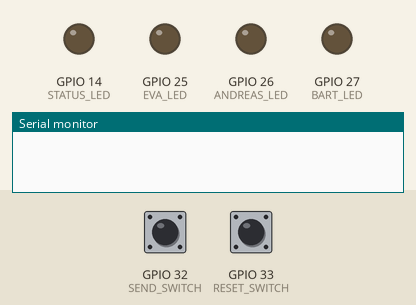
Simulated run of this program. Board: ESP32. Parts: output pins drawn as LEDs (lit = HIGH), the last lines printed to the serial monitor. Dashed ring = blinking. Inputs (shaded band) come from the test bench; at power-on: GPIO 32 (SEND_SWITCH) HIGH, GPIO 33 (RESET_SWITCH) HIGH.

Above: at 1.2 s.
1.3 s: GPIO 32 (SEND_SWITCH) pulled LOW for 3.2 s
At 4.9 s:
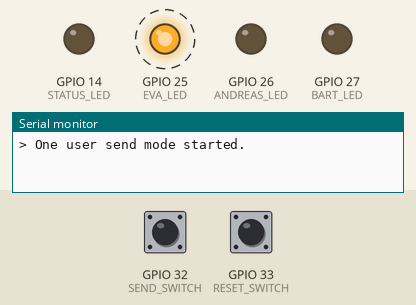
7.5 s: GPIO 32 (SEND_SWITCH) pulled LOW for 0.15 s
At 8.4 s:
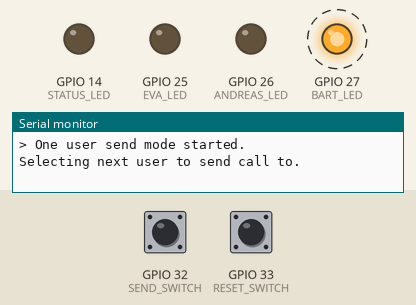
10.6 s: GPIO 32 (SEND_SWITCH) pulled LOW for 1 s
At 12.4 s:
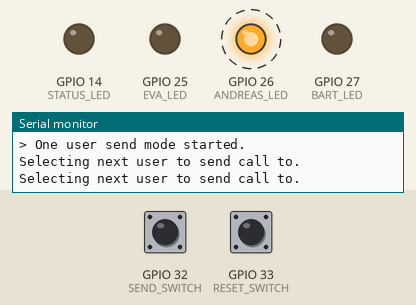
14.6 s: GPIO 33 (RESET_SWITCH) pulled LOW for 0.15 s
18.5 s: GPIO 32 (SEND_SWITCH) pulsed LOW 2 times (0.12 s each, 0.3 s apart)
At 19.1 s:
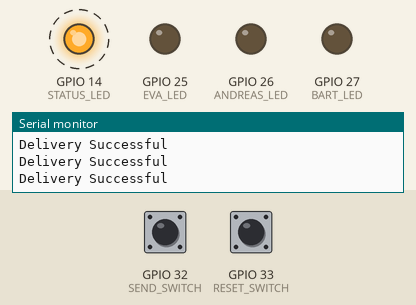
Timing chart, 0 to 21.5 s (numbered marks = the images above; inputs shaded):
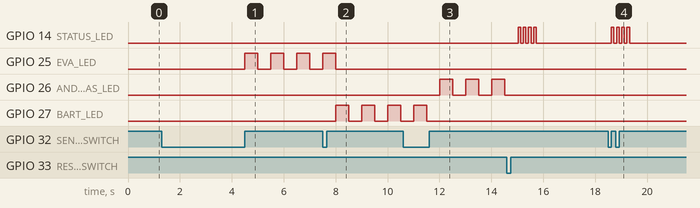

Measured:
- after the input at 1.3 s, GPIO 25 (EVA_LED): alternates HIGH for 0.50 s and LOW for 0.50 s, starting after 3.2 s
- after the input at 7.5 s, GPIO 25 (EVA_LED): goes on until 8.0 s, then stays LOW; GPIO 27 (BART_LED): alternates HIGH for 0.50 s and LOW for 0.50 s, starting after 0.51 s
- after the input at 10.6 s, GPIO 26 (ANDREAS_LED): alternates HIGH for 0.50 s and LOW for 0.50 s, starting after 1.4 s; GPIO 27 (BART_LED): goes on until 11.5 s, then stays LOW
- after the input at 14.6 s, GPIO 14 (STATUS_LED): alternates HIGH for 0.10 s and LOW for 0.10 s, 8 changes in all, then stays LOW, starting after 0.43 s; GPIO 26 (ANDREAS_LED): stops changing and stays LOW
- after the input at 18.5 s, GPIO 14 (STATUS_LED): alternates HIGH for 0.10 s and LOW for 0.10 s, 8 changes in all, then stays LOW, starting after 0.12 s

The program:

main.cpp
```cpp
#include <Arduino.h>
#include <WiFi.h>
#include <esp_now.h>

const bool VISITOR_ENABLED = false;

const uint8_t SEND_SWITCH = 32;
const uint8_t RESET_SWITCH = 33;
const uint8_t STATUS_LED = 14;
const uint8_t EVA_LED = 25;
const uint8_t ANDREAS_LED = 26;
const uint8_t BART_LED = 27;

const uint8_t CENTRAL_ID = 0;
const uint8_t ANDREAS_ID = 1;
const uint8_t EVA_ID = 2;
const uint8_t BART_ID = 3;

enum class ButtonState
{
    RELEASED,
    PRESSED,
    LONG_PRESSED
};

enum class DeviceState
{
    WAITING,
    SHORT_PRESS,
    LONG_PRESS,
    RESET
};

typedef struct messageStruct
{
    uint8_t senderID;
    String message;
} messageStruct;

//-------------------------Variable Declarations-------------------------
const uint8_t debounceTime = 50;
const uint16_t longPressTime = 1000;
ButtonState sendButtonState = ButtonState::RELEASED; // 0 = released; 1 = short press; 2 = long press
ButtonState resetButtonState = ButtonState::RELEASED;

DeviceState currentState = DeviceState::WAITING;

const uint8_t macAddressAndreasRoom[] = {0x30, 0xAE, 0xA4, 0x96, 0xC8, 0x90};
const uint8_t macAddressAndreasStudy[] = {0x54, 0x43, 0xB2, 0xAB, 0xE9, 0xD0};
const uint8_t macAddressVisitor[] = {0x30, 0xAE, 0xA4, 0x96, 0xEB, 0x48};
const uint8_t macAddressBart[] = {0x30, 0xAE, 0xA4, 0x9B, 0xB4, 0x14};
const uint8_t macAddressEva[] = {0x10, 0x52, 0x1C, 0x64, 0x34, 0x50};

bool responseAndreas = false;
bool responseJasper = false;
bool responseBart = false;

messageStruct incomingMessage;
messageStruct outgoingMessage;

const uint8_t ledArray[] = {EVA_LED, BART_LED, ANDREAS_LED};
const uint8_t idArray[] = {EVA_ID, BART_ID, ANDREAS_ID};
uint8_t currentPositionInArrays = 0;
bool oneUserSelectionMode = false;

//-------------------------Function Declarations-------------------------
void sendStateChangeISR();
void resetStateChangeISR();

void OnDataSent(const uint8_t *sentToMacAddress, esp_now_send_status_t status);
void OnDataRecv(const uint8_t *senderMacAddress, const uint8_t *incomingData, int incomingDataLength);

void stateHandler();
void shortPressHandler();
void longPressHandler();
void resetHandler();
void waitingHandler();

void stateComplete();
void flashStatusLed(uint8_t flashAmount, uint16_t delayTime);

//=========================SETUP=========================

void setup()
{
    Serial.begin(115200);
    pinMode(STATUS_LED, OUTPUT);
    pinMode(SEND_SWITCH, INPUT_PULLUP);
    pinMode(RESET_SWITCH, INPUT_PULLUP);
    pinMode(ANDREAS_LED, OUTPUT);
    pinMode(EVA_LED, OUTPUT);
    pinMode(BART_LED, OUTPUT);

    attachInterrupt(digitalPinToInterrupt(SEND_SWITCH), sendStateChangeISR, CHANGE);
    attachInterrupt(digitalPinToInterrupt(RESET_SWITCH), resetStateChangeISR, CHANGE);

    outgoingMessage.senderID = CENTRAL_ID;
    outgoingMessage.message = "Call";

    WiFi.mode(WIFI_MODE_STA);     // to start wifi before initialising ESP-NOW is a requirement
    if (esp_now_init() != ESP_OK) // checking if ESP_NOW successfully started
    {
        Serial.println("Error initialising ESP-NOW");
        return;
    }

    esp_now_peer_info_t newPeer;                         // creating new peer
    memcpy(newPeer.peer_addr, macAddressAndreasRoom, 6); // copying given adress into peer_addr
    newPeer.channel = 0;
    newPeer.encrypt = false;
    newPeer.ifidx = WIFI_IF_STA;
    if (esp_now_add_peer(&newPeer) != ESP_OK) // checking if peer was successfully created
    {
        Serial.println("Failed to add Andreas bedroom peer");
        return;
    }
    memcpy(newPeer.peer_addr, macAddressAndreasStudy, 6);
    if (esp_now_add_peer(&newPeer) != ESP_OK)
    {
        Serial.println("Failed to add Andreas study room peer");
        return;
    }
    memcpy(newPeer.peer_addr, macAddressBart, 6);
    if (esp_now_add_peer(&newPeer) != ESP_OK)
    {
        Serial.println("Failed to add Bart peer");
        return;
    }
    memcpy(newPeer.peer_addr, macAddressEva, 6);
    if (esp_now_add_peer(&newPeer) != ESP_OK)
    {
        Serial.println("Failed to add Kristiina peer");
        return;
    }
    if (VISITOR_ENABLED)
    {
        memcpy(newPeer.peer_addr, macAddressVisitor, 6);
        if (esp_now_add_peer(&newPeer) != ESP_OK)
        {
            Serial.println("Failed to add Jasper peer");
            return;
        }
    }

    esp_now_register_send_cb(OnDataSent);
    esp_now_register_recv_cb(OnDataRecv);
}

//=========================LOOP=========================
void loop()
{
    stateHandler();

    delay(1);
}

//-------------------------ISR's-------------------------
void sendStateChangeISR()
{
    static unsigned long last_cycle_interrupt_time = 0;
    unsigned long cycle_interrupt_time = millis();

    if (cycle_interrupt_time - last_cycle_interrupt_time > longPressTime)
    {
        if (sendButtonState == ButtonState::RELEASED) // we enter the pressed state
        {
            sendButtonState = ButtonState::PRESSED;
        }
        else if (sendButtonState == ButtonState::PRESSED) // we enter the release state of a long press
        {
            sendButtonState = ButtonState::RELEASED;

            currentState = DeviceState::LONG_PRESS;
        }
    }
    else if (cycle_interrupt_time - last_cycle_interrupt_time > debounceTime)
    {
        if (sendButtonState == ButtonState::RELEASED) // we enter the pressed state
        {
            sendButtonState = ButtonState::PRESSED;
        }
        else if (sendButtonState == ButtonState::PRESSED) // we enter the release state of a short press
        {
            sendButtonState = ButtonState::RELEASED;

            currentState = DeviceState::SHORT_PRESS;
        }
    }

    last_cycle_interrupt_time = cycle_interrupt_time;
}

void resetStateChangeISR()
{
    static unsigned long last_cycle_interrupt_time = 0;
    unsigned long cycle_interrupt_time = millis();

    if (cycle_interrupt_time - last_cycle_interrupt_time > debounceTime)
    {
        if (resetButtonState == ButtonState::RELEASED) // we enter the pressed state
        {
            resetButtonState = ButtonState::PRESSED;
        }
        else if (resetButtonState == ButtonState::PRESSED) // we enter the release state of a short press
        {
            resetButtonState = ButtonState::RELEASED;

            currentState = DeviceState::RESET;
        }
    }

    last_cycle_interrupt_time = cycle_interrupt_time;
}

//-------------------------Functions-------------------------
void OnDataSent(const uint8_t *sentToMacAddress, esp_now_send_status_t status)
{
    if (status == ESP_NOW_SEND_SUCCESS)
    {
        Serial.println("Delivery Successful");
        flashStatusLed(1, 100);
    }
    else
    {
        Serial.println("Delivery Failed");
        flashStatusLed(1, 500);
    }
}

void OnDataRecv(const uint8_t *senderMacAddress, const uint8_t *incomingData, int incomingDataLength)
{
    memcpy(&incomingMessage, incomingData, sizeof(incomingMessage));

    if (incomingMessage.senderID == ANDREAS_ID && incomingMessage.message == "Response")
    {
        Serial.println("Return data received from Andreas");
        responseAndreas = true;
    }
    else if (incomingMessage.senderID == EVA_ID && incomingMessage.message == "Response")
    {
        Serial.println("Return data received from Jasper");
        responseJasper = true;
    }
    else if (incomingMessage.senderID == BART_ID && incomingMessage.message == "Response")
    {
        Serial.println("Return data received from Bart");
        responseBart = true;
    }
    else
    {
        Serial.println("Sender of data not recognized");
    }
}

void stateHandler()
{
    switch (currentState)
    {
    case DeviceState::SHORT_PRESS:
        shortPressHandler();
        break;

    case DeviceState::LONG_PRESS:
        longPressHandler();
        break;

    case DeviceState::RESET:
        resetHandler();
        break;

    case DeviceState::WAITING:
        waitingHandler();
        break;

    default:
        Serial.println("<StateHandler function> default case: you should not be here.");
        break;
    }
}

//-------------------------SHORT PRESS-------------------------
void shortPressHandler()
{
    if (oneUserSelectionMode)
    {
        Serial.println("Selecting next user to send call to.");
        currentPositionInArrays++;
        if (currentPositionInArrays >= sizeof(ledArray))
        {
            currentPositionInArrays = 0;
        }

        for (uint8_t i = 0; i < sizeof(ledArray); i++)
        {
            digitalWrite(ledArray[i], LOW);
        }
    }
    else
    {
        Serial.println("> Sending call to all users.");
        outgoingMessage.message = "Call";
        esp_now_send(macAddressAndreasRoom, (uint8_t *)&outgoingMessage, sizeof(outgoingMessage));
        esp_now_send(macAddressAndreasStudy, (uint8_t *)&outgoingMessage, sizeof(outgoingMessage));
        esp_now_send(macAddressBart, (uint8_t *)&outgoingMessage, sizeof(outgoingMessage));
        esp_now_send(macAddressEva, (uint8_t *)&outgoingMessage, sizeof(outgoingMessage));
        if (VISITOR_ENABLED)
        {
            esp_now_send(macAddressVisitor, (uint8_t *)&outgoingMessage, sizeof(outgoingMessage));
        }
        // esp_now_send(0, (uint8_t *)&outgoingMessage, sizeof(outgoingMessage)); // when peer_addr = 0 -> send to all known peers
    }

    stateComplete();
}

//-------------------------LONG PRESS-------------------------
void longPressHandler()
{
    if (!oneUserSelectionMode)
    {
        Serial.println("> One user send mode started.");
        oneUserSelectionMode = true;
    }
    else
    {
        outgoingMessage.message = "Call";

        switch (idArray[currentPositionInArrays])
        {
        case ANDREAS_ID:
            esp_now_send(macAddressAndreasRoom, (uint8_t *)&outgoingMessage, sizeof(outgoingMessage));
            esp_now_send(macAddressAndreasStudy, (uint8_t *)&outgoingMessage, sizeof(outgoingMessage));
            break;
        case BART_ID:
            esp_now_send(macAddressBart, (uint8_t *)&outgoingMessage, sizeof(outgoingMessage));
            break;
        case EVA_ID:
            esp_now_send(macAddressEva, (uint8_t *)&outgoingMessage, sizeof(outgoingMessage));
            if (VISITOR_ENABLED)
            {
                esp_now_send(macAddressVisitor, (uint8_t *)&outgoingMessage, sizeof(outgoingMessage));
            }
            break;
        default:
            Serial.println("<One user send switch> default case: you should not be here.");
            break;
        }

        Serial.println("> One user send mode ended.");
        oneUserSelectionMode = false;
        currentPositionInArrays = 0;
    }

    stateComplete();
}

//-------------------------RESET-------------------------
void resetHandler()
{
    Serial.println("> Resetting states");

    outgoingMessage.message = "Reset";
    esp_now_send(macAddressAndreasRoom, (uint8_t *)&outgoingMessage, sizeof(outgoingMessage));
    esp_now_send(macAddressAndreasStudy, (uint8_t *)&outgoingMessage, sizeof(outgoingMessage));
    esp_now_send(macAddressBart, (uint8_t *)&outgoingMessage, sizeof(outgoingMessage));
    esp_now_send(macAddressEva, (uint8_t *)&outgoingMessage, sizeof(outgoingMessage));
    if (VISITOR_ENABLED)
    {
        esp_now_send(macAddressVisitor, (uint8_t *)&outgoingMessage, sizeof(outgoingMessage));
    }
    // esp_now_send(0, (uint8_t *)&outgoingMessage, sizeof(outgoingMessage));
    responseAndreas = false;
    responseJasper = false;
    responseBart = false;

    oneUserSelectionMode = false;
    currentPositionInArrays = 0;

    sendButtonState = ButtonState::RELEASED;
    resetButtonState = ButtonState::RELEASED;

    stateComplete();
}

//-------------------------WAITING-------------------------
void waitingHandler()
{
    if (oneUserSelectionMode)
    {
        digitalWrite(ledArray[currentPositionInArrays], !digitalRead(ledArray[currentPositionInArrays]));
        delay(500);
    }
    else
    {
        digitalWrite(ANDREAS_LED, responseAndreas);
        digitalWrite(EVA_LED, responseJasper);
        digitalWrite(BART_LED, responseBart);
    }
}

//-------------------------Helper Functions-------------------------
void stateComplete()
{
    currentState = DeviceState::WAITING;

    digitalWrite(STATUS_LED, LOW);
}

void flashStatusLed(uint8_t flashAmount, uint16_t delayTime)
{
    for (uint8_t i = 0; i < flashAmount; i++)
    {
        digitalWrite(STATUS_LED, HIGH);
        delay(delayTime);
        digitalWrite(STATUS_LED, LOW);
        delay(100);
    }
}
```
